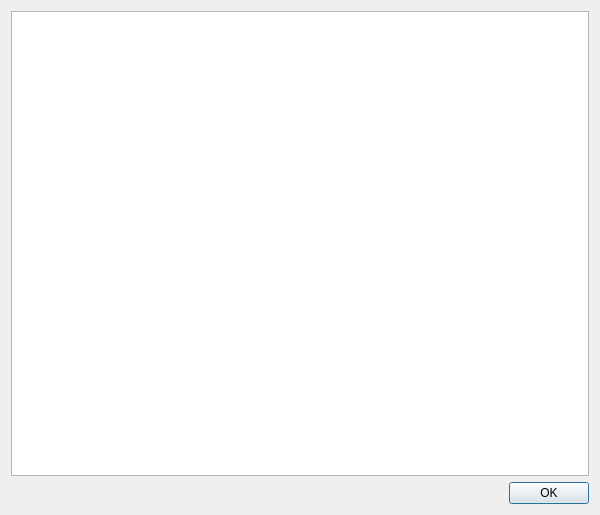
<?xml version="1.0" encoding="UTF-8"?>
<ui version="4.0">
 <class>LicenseDialog</class>
 <widget class="QDialog" name="LicenseDialog">
  <property name="geometry">
   <rect>
    <x>0</x>
    <y>0</y>
    <width>600</width>
    <height>515</height>
   </rect>
  </property>
  <property name="windowTitle">
   <string>About Icons</string>
  </property>
  <layout class="QGridLayout" name="gridLayout">
   <item row="0" column="0">
    <widget class="QTextEdit" name="licenseTextEdit">
     <property name="readOnly">
      <bool>true</bool>
     </property>
    </widget>
   </item>
   <item row="1" column="0">
    <widget class="QDialogButtonBox" name="buttonBox">
     <property name="orientation">
      <enum>Qt::Orientation::Horizontal</enum>
     </property>
     <property name="standardButtons">
      <set>QDialogButtonBox::StandardButton::Ok</set>
     </property>
    </widget>
   </item>
  </layout>
 </widget>
 <resources/>
 <connections>
  <connection>
   <sender>buttonBox</sender>
   <signal>accepted()</signal>
   <receiver>LicenseDialog</receiver>
   <slot>accept()</slot>
   <hints>
    <hint type="sourcelabel">
     <x>248</x>
     <y>254</y>
    </hint>
    <hint type="destinationlabel">
     <x>157</x>
     <y>274</y>
    </hint>
   </hints>
  </connection>
  <connection>
   <sender>buttonBox</sender>
   <signal>rejected()</signal>
   <receiver>LicenseDialog</receiver>
   <slot>reject()</slot>
   <hints>
    <hint type="sourcelabel">
     <x>316</x>
     <y>260</y>
    </hint>
    <hint type="destinationlabel">
     <x>286</x>
     <y>274</y>
    </hint>
   </hints>
  </connection>
 </connections>
</ui>
